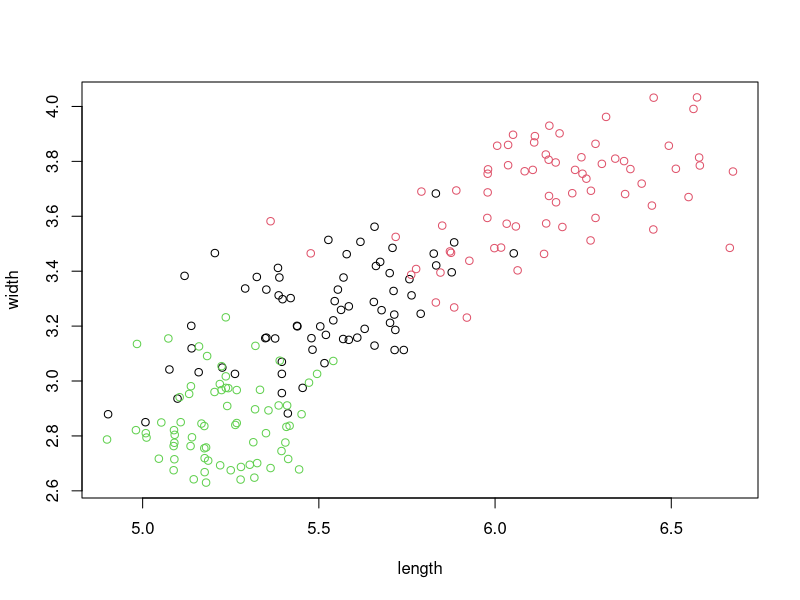

This chart was generated by the following R code:
library(class)

d<-read.csv("seeds.csv", header=TRUE, sep=',')
d

with(d, plot(length, width, col =as.factor(class)))

d<-d[sample(nrow(d)),]   #randomly shuffle the data

# Task 1
# creating test and training sets
test_indices<-c(1:20)  # first 20 records is the test dataset
d.test <- d[test_indices,1:7]       #without wheat type (class)
d.test.class<- d[test_indices,8]    #only wheat type (class)
d.train <- d[-test_indices, 1:7]    
d.train.class <- d[-test_indices, 8]

#knn algorithm
knn.result <- knn(d.train, d.test, d.train.class, k = 3)
knn.result 

t<-table(d.test.class,knn.result)
err_rate<-mean(knn.result!=d.test.class)

cat("\n\nerror rate = ",err_rate,"\n\n")
print(t)

# Task 2
nbreaks<-10
folds <- cut(seq(1,nrow(d)),breaks=nbreaks,labels=FALSE)
av_err_rate<-0

for(i in seq(1:nbreaks)){
  test_indices <- which(folds==i,arr.ind=TRUE)
  d.test <- d[test_indices,1:7]  #without class
  d.test.class<- d[test_indices,8]    #only class
  d.train <- d[-test_indices, 1:7]
  d.train.class <- d[-test_indices, 8]
  
  #Use the test and train data partitions in knn algorith
  knn.result <- knn(d.train, d.test, d.train.class, k = 7)
  t<-table(d.test.class,knn.result)
  err_rate<-(nrow(d.test)-sum(diag(t)))/nrow(d.test)
  av_err_rate = av_err_rate + err_rate 
  
  cat("\n\nFold = ",i,"\t error rate = ",err_rate,"\n")
  print(t)
}
av_err_rate = av_err_rate/nbreaks
av_err_rate